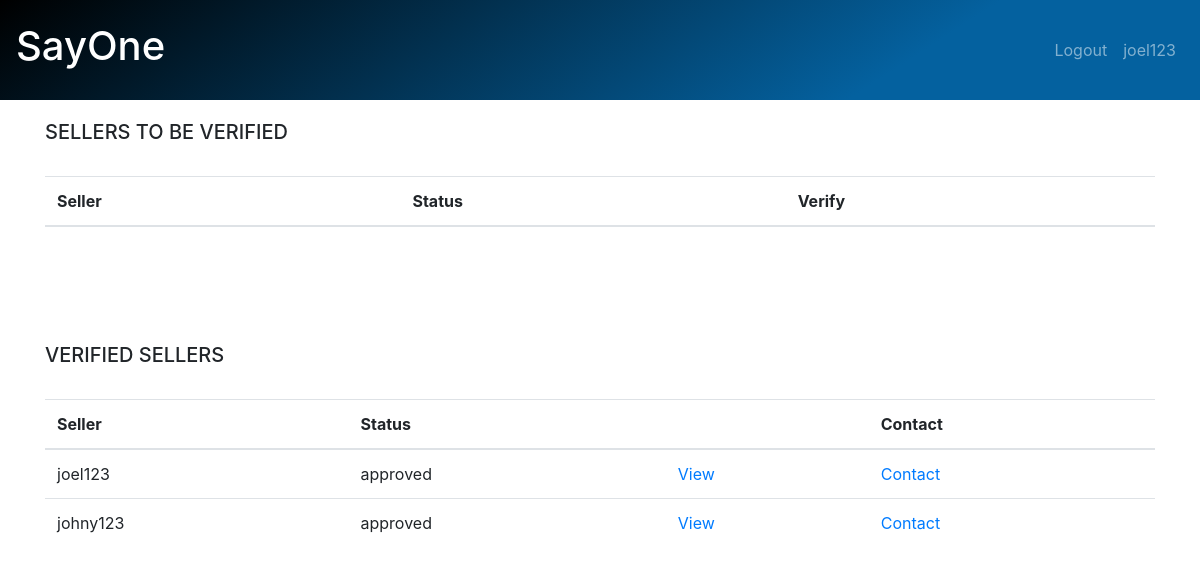
Screenshot of /administrator/seller/ (signed in) with the database file from the repository.
### seller/models.py (models this page shows, shortened)
class Seller_Details(models.Model):
    user = models.ForeignKey(User, on_delete=models.CASCADE)
    username = models.CharField(max_length=100)
    address = models.TextField()
    bank_name = models.CharField(max_length=100)
    account_number = models.IntegerField()
    ifsc_code = models.CharField(max_length=20)
    options = (("approved", "approved"),
               ("pending", "pending"),
               )
    status = models.CharField(max_length=100, choices=options, default='pending')

### Admin/views.py (the view)
# urls.py: path('seller/', login_required(seller,login_url='adminlogin'), name='seller'),
def seller(request):
    pending = Seller_Details.objects.filter(status='pending')
    sellers = Seller_Details.objects.filter(status='approved')
    return render(request, 'adminSeller.html', {'pending': pending, 'sellers': sellers})

### Admin/templates/adminSeller.html (shortened to what this page needs)
{% extends 'base.html' %}
    {% block content %}
        <div class="container">
            <div style="padding-top:120px">
                <h5>SELLERS TO BE VERIFIED</h5><br>
            <table class="table table-hover">
                <thead>
                  <tr>
                    <th>Seller</th>
                    <th>Status</th>
                    <th>Verify</th>
                  </tr>
                </thead>
            </table>
                <h5 style="padding-top:100px">VERIFIED SELLERS </h5><br>
            <table class="table table-hover">
                <thead>
                  <tr>
                    <th>Seller</th>
                    <th>Status</th>
                    <th></th>
                    <th>Contact</th>
                  </tr>
                </thead>
                <tbody>
                {% for s in sellers %}
                    <tr>
                        <td>{{s.username}}</td>
                        <td>{{s.status}}</td>
                        <td><a href={% url 'view_seller_prods' s.id %} >View</a></td>
                        <td><a href=# >Contact</a></td>
                    </tr>
                {% endfor %}
                </tbody>
            </table>
            </div>
        </div>
    {% endblock %}

### Admin/templates/base.html (shortened to what this page needs)
<!DOCTYPE html>
<html lang="en">
<head>
  <link rel="stylesheet" href="https://maxcdn.bootstrapcdn.com/bootstrap/4.5.2/css/bootstrap.min.css">
</head>
<body>
    <nav class="navbar navbar-expand-sm  navbar-dark fixed-top" style="height:100px;background-image: linear-gradient(147deg, #000000 0%, #04619f 74%);">
        <a class="navbar-brand" href="{% url 'adminhome' %}"><h1>SayOne</h1></a>
              <ul class="navbar-nav ml-auto">
                  {% if user.is_authenticated %}
                    <li class="nav-item">
                        <a class="nav-link" href="{% url 'logouthtml' %}">Logout</a>
                    </li>
                    <li class="nav-item">
                        <a class="nav-link" href="#">{{user}}</a>
                    </li>
                  {% else %}
                    <li class="nav-item">
                        <a class="nav-link" href="{% url 'adminlogin' %}">Login</a>
                    </li>
                  {% endif %}
              </ul>
</nav>
    {% block content %}
    {% endblock %}
</body>
</html>

### rows the page displays
Seller_Details: username "joel123", status "approved"
Seller_Details: username "johny123", status "approved"

### other values shown
{{ user }} "joel123"
